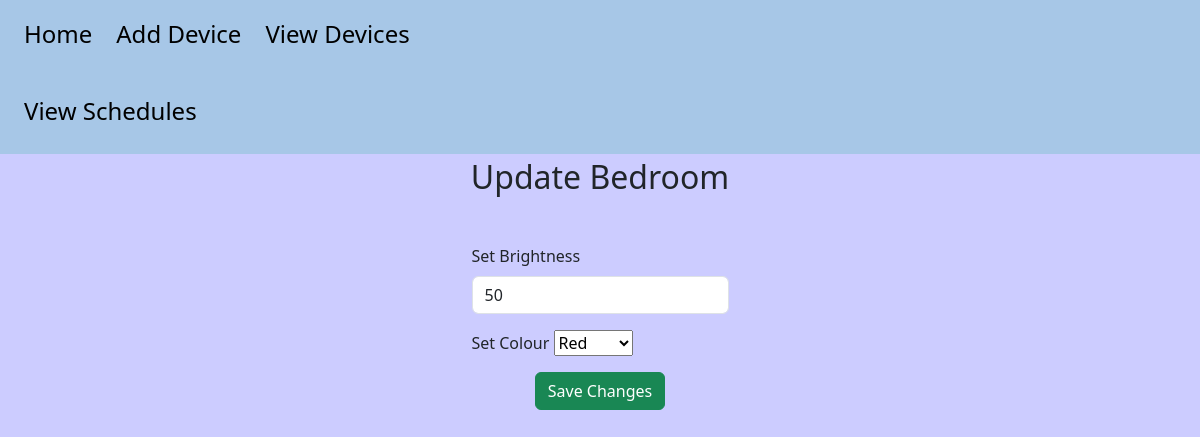
Screenshot of /update_light/12 with the database file from the repository.
### database.py (models this page shows, shortened)
class Device(db.Model):
    __tablename__ = "devices"
    id = db.Column(db.Integer, primary_key=True)
    name = db.Column(db.String(80), nullable=False)
    type = db.Column(db.String(20), nullable=False)
    status = db.Column(db.Boolean, default=False)
    temperature = db.Column(db.Integer, nullable=True)
    brightness = db.Column(db.Integer, nullable=True)
    colour = db.Column(db.String(20), nullable=True)

### routes.py (the view, shortened to what this page needs)
@app.route('/update_light/<int:device_id>', methods=['GET', 'POST'])
def update_light(device_id):
    device = Device.query.get_or_404(device_id)
    if device.type not in ('BasicLight', 'ColourLight'):
        raise InvalidDeviceTypeError("Brightness can't be updated for this device.")
    form = UpdateBrightnessForm()
    return render_template('update_light.html', form=form, device=device, title='Change Light')

### forms.py
class UpdateBrightnessForm(FlaskForm):
    brightness = IntegerField('Set Brightness', validators=[DataRequired()])
    colour = SelectField('Set Colour', choices=[(c.name, c.value.title()) for c in Colour], validators=[Optional()])
    submit = SubmitField('Save Changes')

### templates/update_light.html (shortened to what this page needs)
{% extends 'base.html' %}
{% block body %}
<h2 class="title">Update {{ device.name }}</h2>
<div class="row">
    <div class="col"></div>
    <div class="col updating">
        <form method="POST">
    <div class="mb-3">
        {{ form.brightness.label(class="form-label") }}
        {{ form.brightness(class="form-control", value=device.brightness or '') }}
    </div>
    <div class="mb-3">
        {% if device.type == 'ColourLight' %}
            {{ form.colour.label }} {{ form.colour() }}
        {% endif %}
    </div>
    <div class="upbutt">
        <button type="submit" class="btn btn-success">{{ form.submit.label.text }}</button>
    </div>
</form>
    </div>
    <div class="col"></div>
</div>
{% endblock %}

### static/style.css (style rules this page uses)
body { background-color: #CCCCFF; }
.title { text-align: center; padding-bottom: 40px; }
.updating, .upbutt { display: flex; justify-content: center; }

### rows the page displays
Device: name "Bedroom", brightness "50", colour "Red"
